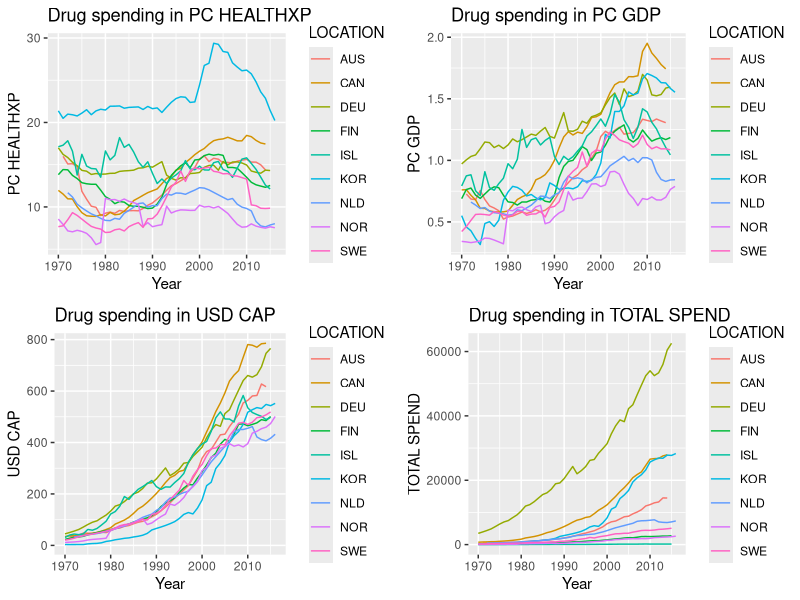

The R script that drew this image:
# In order to execute the code properly, you need to adjust the line below to your
# working directory
setwd('XXXXXXXXXXXXXXXXX')

# Question 1

Drugs <- read.csv(file="Drugs.txt",header=T,sep=",")

head(Drugs)

Drugs <- Drugs[,-6]

head(Drugs)

# Question 2

cat('The number of unique countrie are:',length(unique(Drugs$LOCATION)))

table1 <- sort(table(Drugs$LOCATION), decreasing = FALSE)

View(table1)

# Question 3

quan1 <- quantile(table1)

table2 <- as.matrix(subset(table1,table1 >= quantile(table1, 0.75)))

Drugs2 <- subset(Drugs,Drugs$LOCATION %in% rownames(table2))

View(Drugs2)

# Question 4

library(ggplot2)
library(ggpubr)

PC_HEALTHXP <- ggplot(data=Drugs2, aes(x=TIME, y=PC_HEALTHXP, group =LOCATION, colour =LOCATION)) + geom_line() + ggtitle('Drug spending in PC HEALTHXP') + xlab('Year') + ylab('PC HEALTHXP') + xlim(min(Drugs2$TIME),max(Drugs2$TIME))
PC_GDP <- ggplot(data=Drugs2, aes(x=TIME, y=PC_GDP, group =LOCATION, colour =LOCATION)) + geom_line() + ggtitle('Drug spending in PC GDP') + xlab('Year') + ylab('PC GDP') + xlim(min(Drugs2$TIME),max(Drugs2$TIME))
USD_CAP <- ggplot(data=Drugs2, aes(x=TIME, y=USD_CAP, group =LOCATION, colour =LOCATION)) + geom_line() + ggtitle('Drug spending in USD CAP') + xlab('Year') + ylab('USD CAP') + xlim(min(Drugs2$TIME),max(Drugs2$TIME))
TOTAL_SPEND <- ggplot(data=Drugs2, aes(x=TIME, y=TOTAL_SPEND, group =LOCATION, colour =LOCATION)) + geom_line() + ggtitle('Drug spending in TOTAL SPEND') + xlab('Year') + ylab('TOTAL SPEND') + xlim(min(Drugs2$TIME),max(Drugs2$TIME))

ggarrange(PC_HEALTHXP, PC_GDP, USD_CAP, TOTAL_SPEND, ncol = 2, nrow = 2)

# Question 5

Drugs_GRC <- subset(Drugs,Drugs$LOCATION=='GRC')
Drugs_GRC[order('TIME'),]
rownames(Drugs_GRC) <- 1:nrow(Drugs_GRC)

Drugs_GRC_diff <- within(Drugs_GRC, PC_HEALTHXP_diff <- c(0,diff(Drugs_GRC$PC_HEALTHXP)))
Drugs_GRC_diff <- within(Drugs_GRC_diff, PC_GDP_diff <- c(0,diff(Drugs_GRC$PC_GDP)))
Drugs_GRC_diff <- within(Drugs_GRC_diff, USD_CAP_diff <- c(0,diff(Drugs_GRC$USD_CAP)))
Drugs_GRC_diff <- within(Drugs_GRC_diff, TOTAL_SPEND_diff <- c(0,diff(Drugs_GRC$TOTAL_SPEND)))
all <- nrow(Drugs_GRC_diff)
years <- c(min(Drugs_GRC$TIME),max(Drugs_GRC$TIME))
names(years) <- c('MinYear','MaxYear')

Drugs_GRC_diff$PC_HEALTHXP_pos <- ifelse(Drugs_GRC_diff$PC_HEALTHXP_diff>0,1,0)
Drugs_GRC_diff$PC_GDP_pos <- ifelse(Drugs_GRC_diff$PC_GDP_diff>0,1,0)
Drugs_GRC_diff$USD_CAP_pos <- ifelse(Drugs_GRC_diff$USD_CAP_diff>0,1,0)
Drugs_GRC_diff$TOTAL_SPEND_pos <- ifelse(Drugs_GRC_diff$TOTAL_SPEND_diff>0,1,0)

Drugs_GRC_diff$PC_HEALTHXP_cumsum <- cumsum(Drugs_GRC_diff$PC_HEALTHXP_pos)
Drugs_GRC_diff$PC_GDP_cumsum <- cumsum(Drugs_GRC_diff$PC_GDP_pos)
Drugs_GRC_diff$USD_CAP_cumsum <- cumsum(Drugs_GRC_diff$USD_CAP_pos)
Drugs_GRC_diff$TOTAL_SPEND_cumsum <- cumsum(Drugs_GRC_diff$TOTAL_SPEND_pos)
final_list <- list(Drugs_GRC,years,all)

Drugs_GRC$PC_HEALTHXP_prob <- Drugs_GRC_diff$PC_HEALTHXP_cumsum/ ((1:all) - 1)
Drugs_GRC$PC_GDP_prob <- Drugs_GRC_diff$PC_GDP_cumsum/ ((1:all) - 1)
Drugs_GRC$USD_CAP_prob <- Drugs_GRC_diff$USD_CAP_cumsum/ ((1:all) - 1)
Drugs_GRC$TOTAL_SPEND_prob <- Drugs_GRC_diff$TOTAL_SPEND_cumsum/ ((1:all) - 1)
YearlyProbs <- c(Drugs_GRC$PC_HEALTHXP_prob[all],Drugs_GRC$PC_GDP_prob[all],Drugs_GRC$USD_CAP_prob[all],Drugs_GRC$TOTAL_SPEND_prob[all])
names(YearlyProbs) <- c('PC HEALTHXP','PC GDP','USD CAP','TOTAL SPEND')
final_list <- append(final_list, list(YearlyProbs))

PC_HEALTHXP_binom_prob <- round(dbinom(x=4, 5, prob = Drugs_GRC$PC_HEALTHXP_prob[length(Drugs_GRC$PC_HEALTHXP_prob)],log = FALSE),4)
PC_GDP_binom_prob <- round(dbinom(x=4, 5, prob = Drugs_GRC$PC_GDP_prob[length(Drugs_GRC$PC_GDP_prob)],log = FALSE),4)
USD_CAP_binom_prob <- round(dbinom(x=4, 5, prob = Drugs_GRC$USD_CAP_prob[length(Drugs_GRC$USD_CAP_prob)],log = FALSE),4)
TOTAL_SPEND_binom_prob <- round(dbinom(x=4, 5, prob = Drugs_GRC$TOTAL_SPEND_prob[length(Drugs_GRC$TOTAL_SPEND_prob)],log = FALSE),4)
nofYProbs <- c(PC_HEALTHXP_binom_prob,PC_GDP_binom_prob,USD_CAP_binom_prob,TOTAL_SPEND_binom_prob)
names(nofYProbs) <- c('PC HEALTHXP','PC GDP','USD CAP','TOTAL SPEND')

final_list <- append(final_list, list(nofYProbs))
names(final_list) <- c('Data','Years','Data.points','YearlyProbs','nofYProbs')
head(final_list)

# Question 6

calculate_probability <- function(DATA=NULL, METRIC="pc.gdp", COUNTRY="GRC", nofY=5){
  
  DATA <- as.data.frame(DATA)
  DATA <- subset(DATA, select=c('LOCATION','TIME','PC_HEALTHXP','PC_GDP','USD_CAP','TOTAL_SPEND'))
  DATA <- subset(DATA,DATA$LOCATION==COUNTRY)
  DATA[order('TIME'),]
  rownames(DATA) <- 1:nrow(DATA)
    
  DATA_diff <- within(DATA, PC_HEALTHXP_diff <- c(0,diff(DATA$PC_HEALTHXP)))
  DATA_diff <- within(DATA_diff, PC_GDP_diff <- c(0,diff(DATA$PC_GDP)))
  DATA_diff <- within(DATA_diff, USD_CAP_diff <- c(0,diff(DATA$USD_CAP)))
  DATA_diff <- within(DATA_diff, TOTAL_SPEND_diff <- c(0,diff(DATA$TOTAL_SPEND)))
  tot <- nrow(DATA_diff)
  if (tot-1 <=10){
    return(paste('Unable to calculate probability (n< 10). This dataset has ',(tot-1),' available datapoints for the calculation.',sep=""))
  }
  years <- c(min(DATA$TIME),max(DATA$TIME))
  names(years) <- c('MinYear','MaxYear')
  
  DATA_diff$PC_HEALTHXP_pos <- ifelse(DATA_diff$PC_HEALTHXP_diff>0,1,0)
  DATA_diff$PC_GDP_pos <- ifelse(DATA_diff$PC_GDP_diff>0,1,0)
  DATA_diff$USD_CAP_pos <- ifelse(DATA_diff$USD_CAP_diff>0,1,0)
  DATA_diff$TOTAL_SPEND_pos <- ifelse(DATA_diff$TOTAL_SPEND_diff>0,1,0)
  
  DATA_diff$PC_HEALTHXP_cumsum <- cumsum(DATA_diff$PC_HEALTHXP_pos)
  DATA_diff$PC_GDP_cumsum <- cumsum(DATA_diff$PC_GDP_pos)
  DATA_diff$USD_CAP_cumsum <- cumsum(DATA_diff$USD_CAP_pos)
  DATA_diff$TOTAL_SPEND_cumsum <- cumsum(DATA_diff$TOTAL_SPEND_pos)
  total_list <- list(DATA,years,tot)
  
  DATA$PC_HEALTHXP_prob <- DATA_diff$PC_HEALTHXP_cumsum/ ((1:tot) - 1)
  DATA$PC_GDP_prob <- DATA_diff$PC_GDP_cumsum/ ((1:tot) - 1)
  DATA$USD_CAP_prob <- DATA_diff$USD_CAP_cumsum/ ((1:tot) - 1)
  DATA$TOTAL_SPEND_prob <- DATA_diff$TOTAL_SPEND_cumsum/ ((1:tot) - 1)
  YearlyProbs <- c(DATA$PC_HEALTHXP_prob[tot],DATA$PC_GDP_prob[tot],DATA$USD_CAP_prob[tot],DATA$TOTAL_SPEND_prob[tot])
  names(YearlyProbs) <- c('PC HEALTHXP','PC GDP','USD CAP','TOTAL SPEND')
  total_list <- append(total_list, list(YearlyProbs))
  
  PC_HEALTHXP_binom_prob <- round(dbinom(x=(nofY-1), nofY, prob = DATA$PC_HEALTHXP_prob[length(DATA$PC_HEALTHXP_prob)],log = FALSE),4)
  PC_GDP_binom_prob <- round(dbinom(x=(nofY-1), nofY, prob = DATA$PC_GDP_prob[length(DATA$PC_GDP_prob)],log = FALSE),4)
  USD_CAP_binom_prob <- round(dbinom(x=(nofY-1), nofY, prob = DATA$USD_CAP_prob[length(DATA$USD_CAP_prob)],log = FALSE),4)
  TOTAL_SPEND_binom_prob <- round(dbinom(x=(nofY-1), nofY, prob = DATA$TOTAL_SPEND_prob[length(DATA$TOTAL_SPEND_prob)],log = FALSE),4)
  nofYProbs <- c(PC_HEALTHXP_binom_prob,PC_GDP_binom_prob,USD_CAP_binom_prob,TOTAL_SPEND_binom_prob)
  names(nofYProbs) <- c('pc.tot','pc.gdp','pc.ca','total')
  
  total_list <- append(total_list, list(nofYProbs))
  names(total_list) <- c('Data','Years','Data.points','YearlyProbs','nofYProbs')
  return(paste('Based on ',tot,' datapoints from years ',total_list$Years[1],' to ',total_list$Years[2],', the probability that ',COUNTRY,' will increase its drug expenditure, in terms of ',METRIC,', in at least ',(nofY-1),' years in the period ',(total_list$Years[2]+1),' to ',(total_list$Years[2]+1+nofY),' is ',nofYProbs[METRIC],sep=""))
}

# Below, you will find 2 examples in order to test the function:

#calculate_probability(Drugs, 'pc.tot', 'RUS', 5)
#calculate_probability(Drugs, 'pc.tot', 'GRC', 5)
